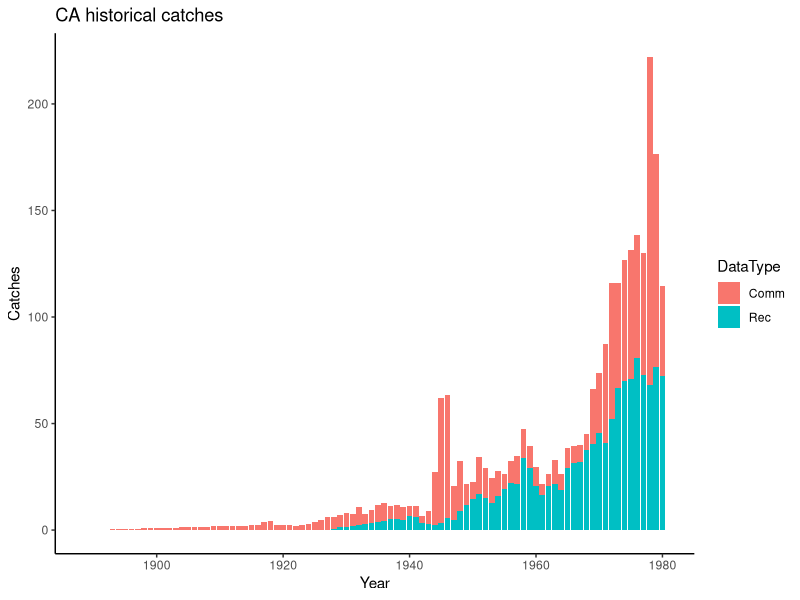

The R script that drew this image:
library(ggplot2)
library(tidyverse)

setwd("C:/Users/msand/OneDrive/Documents/GitHub/Sebastes_ruberrimus_2025")

# Cleaning CA recreational from the reconstruction data from Ralston
ca_rec <- read.csv("Data/CA_historical_Ralston_rec_recon_1928_1980.csv")
ca_rec <- ca_rec %>% 
  mutate("State" = "CA") %>% 
  mutate('DataType' = "Rec") %>% 
  mutate('Fleet' = "Rec") %>% 
  mutate('DataSource' = "CA reconstruction") %>% 
  mutate('GearGroup' = "All") %>% 
  mutate('Providedby' = "EJ Dick") %>% 
  select(-AREA,-SPECIES, -POUNDS, -FREQ) %>% 
  rename(Year = YEAR) %>% 
  rename('Catches' = MTONS)
  

# Cleaning CA 1916-1968 commercial catches from CA reconstruction 
# need to separate out trawl vs non trawl then sum the catches to match format of last assessment
ca_com_earlier <- read.csv("Data/CA_historical_Ralston_comm_recon_1916_68.csv")
ca_com_earlier_TWL <- ca_com_earlier %>% 
  filter(gear == "TWL") %>% #filters for trawl
  group_by(year) %>% 
  mutate("Catches" = sum(MTONS)) %>% 
  select(-species, -pounds, -Source, -MTONS, -region) %>% 
  mutate("State" = "CA") %>% 
  mutate('DataType' = "Comm") %>%  #because recreational
  mutate('Fleet' = "Shoreside") %>% 
  mutate('DataSource' = "CalCom") %>% 
  mutate('Providedby' = "EJ Dick") %>% 
  rename(Year = year) %>% 
  rename('GearGroup' = gear) %>% 
  distinct()

# CA trawl interpolation to match other states in the assessment
catch_1916 <- ca_com_earlier_TWL$`Catches`[ca_com_earlier_TWL$Year == 1916]
Year <- c(1889, 1915)
Catches <- c(0, catch_1916)
interpolated <- approx(Year, Catches, xout = seq(1889, 1915, by = 1))
interpolated
df_interpolated <- data.frame(
  Year = interpolated$x,
  Catches = interpolated$y,
  State = "CA", 
  DataType = "Comm",
  Fleet = "Shoreside",
  DataSource = "CalCom",
  Providedby = "EJ Dick",
  GearGroup = "NONTWL"
)
ca_com_earlier_TWL <- bind_rows(ca_com_earlier_TWL, df_interpolated)
print(ca_com_earlier_TWL)

# Nontrawl data from 1916-1968
ca_com_earlier_NONTWL <- ca_com_earlier %>% 
  filter(!gear == "TWL") %>% #filters for trawl
  group_by(year) %>% 
  mutate("Catches" = sum(MTONS)) %>% 
  select(-species, -pounds, -Source, -MTONS, -region, -gear) %>% 
  mutate("State" = "CA") %>% 
  mutate('DataType' = "Comm") %>%  #because recreational
  mutate('Fleet' = "Shoreside") %>% 
  mutate('DataSource' = "CalCom") %>% 
  mutate('Providedby' = "EJ Dick") %>% 
  rename(Year = year) %>% 
  mutate('GearGroup' = "NONTWL") %>% 
  distinct()

# Interpolation for nontrawl
catch_1916 <- ca_com_earlier_NONTWL$`Catches`[ca_com_earlier_NONTWL$Year == 1916]
Year <- c(1889, 1915)
Catches <- c(0, catch_1916)
interpolated <- approx(Year, Catches, xout = seq(1889, 1915, by = 1))
interpolated
df_interpolated <- data.frame(
  Year = interpolated$x,
  Catches = interpolated$y,
  State = "CA", 
  DataType = "Comm",
  Fleet = "Shoreside",
  DataSource = "CalCom",
  Providedby = "EJ Dick",
  GearGroup = "NONTWL"
)
ca_com_earlier_NONTWL <- bind_rows(ca_com_earlier_NONTWL, df_interpolated)
print(ca_com_earlier_NONTWL)

  
# Cleaning CA 1969-1980 Commercial catches from CA reconstruction 
# need to separate out trawl vs non trawl then sum the catches to match format of last assessment
ca_com_later <- read.csv("Data/CA_historical_comm_1969_1980.csv")
ca_com_later_TWL <- ca_com_later %>% 
  filter(GEAR_GRP == "TWL") %>% #filters for trawl
  group_by(YEAR) %>% 
  mutate("Catches" = sum(MTONS)) %>% 
  select(YEAR,GEAR_GRP,'Catches') %>% 
  mutate("State" = "CA") %>% 
  mutate('DataType' = "Comm") %>%  #because recreational
  mutate('Fleet' = "Shoreside") %>% 
  mutate('DataSource' = "CalCom") %>% 
  mutate('Providedby' = "EJ Dick") %>% 
  rename(Year = YEAR) %>% 
  rename('GearGroup' = GEAR_GRP) %>% 
  distinct()

ca_com_later_NONTWL <- ca_com_later %>% 
  filter(!GEAR_GRP == "TWL") %>% 
  group_by(YEAR) %>% 
  mutate("Catches" = sum(MTONS)) %>% 
  select(YEAR,'Catches') %>% 
  mutate("State" = "CA") %>% 
  mutate('DataType' = "Comm") %>% 
  mutate('Fleet' = "Shoreside") %>% 
  mutate('DataSource' = "CalCom") %>% 
  mutate('Providedby' = "EJ Dick") %>% 
  mutate('GearGroup' = "NONTWL") %>% 
  rename(Year = YEAR) %>% 
  distinct()


# foreign catch in california 
foregin <- read.csv("Data/Rogers_2003_Foreign_Catch.csv")
# within the csv it says there is 1ton for 1967, so I will just manually put that in 
foreign_catches_ca <- data.frame(Year = 1979, `Catches (mtons)` = 1)%>% 
  mutate("State" = "CA") %>% 
  mutate('DataType' = "Comm") %>%  #because recreational
  mutate('Fleet' = "FORIEGN POP") %>% 
  mutate('DataSource' = "Roger 2023") %>% 
  mutate('Providedby' = "EJ DICK") %>% 
  mutate('GearGroup' = "TWL") %>% 
  rename('Catches' = Catches..mtons.)
  
  

# Combined everything from the data frames that were just cleaned
Ca_historical_catches <- rbind(ca_com_earlier_NONTWL,ca_com_earlier_TWL,ca_com_later_NONTWL,
                               ca_com_later_TWL,ca_rec, foreign_catches_ca) %>% 
  mutate("From"= "2025 recheck") %>% 
  mutate("In.the.model."= "unsure") %>% 
  mutate("Final."= "unsure") %>% 
  mutate("Notes"= "")

# plot for fun
ggplot(Ca_historical_catches, aes(x = Year, y = Catches, fill = DataType)) + 
  geom_bar(stat = "identity")+
  labs(title = "CA historical catches")+
  theme_classic()


# check w/ previous assessment catch data for CA
previous <- read.csv("Data/Yelloweye catches 2017 assessment.csv") %>% 
  filter(State == "CA") %>% 
  filter(Year < 1981) %>% 
  rename('DataType' = Data.Type) %>% 
  rename('Catches' = Catches..mtons.) %>% 
  rename('DataSource' = Data.source) %>% 
  rename('Providedby' = Provided.by) %>% 
  mutate("From"= "2017 Assessment")

# calculate annual sums for both 2017 update and current CA data
previous_all <- previous %>% 
  group_by(Year)%>% 
  mutate("Yearly.catches" = sum(Catches)) %>% 
  mutate(Yearly.catches = round(sum(Catches), 2)) %>% 
  select(Year,From,Yearly.catches)
Ca_historical_catches_all <- Ca_historical_catches %>% 
  group_by(Year)%>% 
  mutate("Yearly.catches" = sum(Catches)) %>% 
  mutate(Yearly.catches = round(sum(Catches), 2)) %>% 
  select(Year,From,Yearly.catches)
comparison <- full_join(previous_all, Ca_historical_catches_all, 
                        by = c("Year"), 
                        suffix = c("_prev", "_new"))
# Calculate the difference
comparison <- comparison %>%
  mutate(Difference = Yearly.catches_new - Yearly.catches_prev)%>% 
  #filter(Difference > .1) %>% 
  select(-From_prev,-From_new) %>% 
  distinct()
print(comparison)



